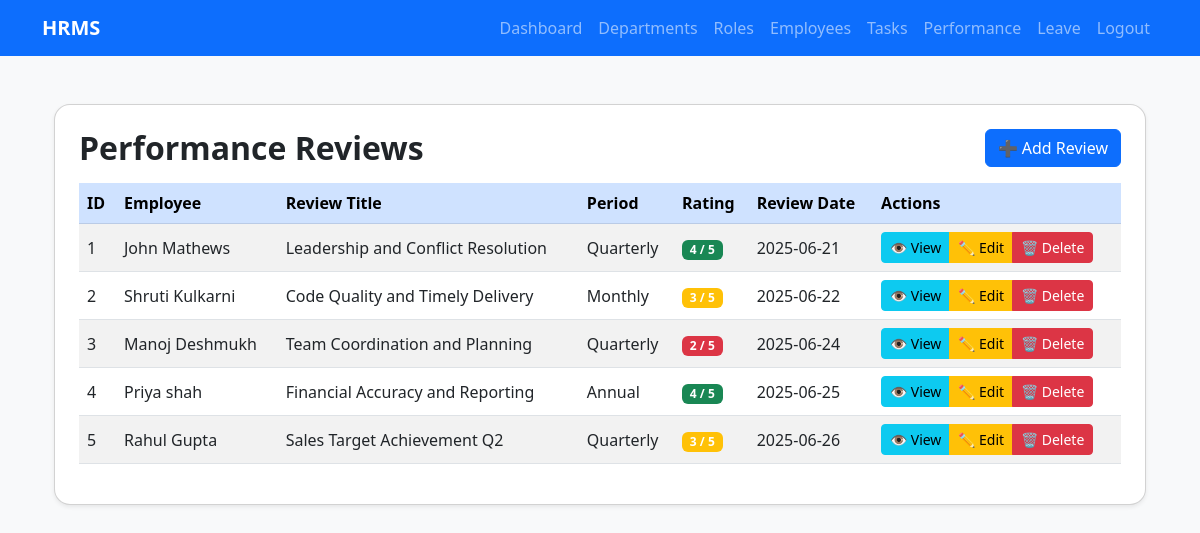
The page /departments/reviews/ (signed in) on the database its author committed.
### departments/models.py (models this page shows, shortened)
class PerformanceReview(models.Model):
    review_title = models.CharField(max_length=200)
    employee = models.ForeignKey(CustomUser, on_delete=models.CASCADE, related_name='reviews_received')
    reviewed_by = models.ForeignKey(CustomUser, on_delete=models.CASCADE, related_name='reviews_given')
    review_period = models.CharField(max_length=50, choices=REVIEW_PERIOD_CHOICES)
    rating = models.IntegerField()
    comments = models.TextField()
    review_date = models.DateField()

class CustomUser(AbstractUser):
    employee_id = models.AutoField(primary_key=True)
    mobile = models.CharField(max_length=100)
    dept = models.ForeignKey(Department, on_delete=models.SET_NULL, null=True, blank=True)
    role = models.ForeignKey(Role, on_delete=models.SET_NULL, null=True, blank=True)
    reporting_manager = models.ForeignKey(
        'self',
        on_delete=models.SET_NULL,
        null=True,
        blank=True,
        related_name='subordinates'
    )
    date_of_joining = models.DateField(null=True, blank=True)
    created_at = models.DateTimeField(auto_now_add=True)
    updated_at = models.DateTimeField(auto_now=True)
    REQUIRED_FIELDS = ['email', 'first_name', 'last_name']

### departments/views.py (the view)
# urls.py: path('reviews/', views.review_list, name='review_list'),
@login_required
def review_list(request):
    user = request.user
    if user.is_superuser:
        reviews = PerformanceReview.objects.all()
    else:
        reviews = PerformanceReview.objects.filter(employee__reporting_manager=user)
    return render(request, 'departments/performance_review_list.html', {
        'reviews': reviews
    })

### templates/departments/performance_review_list.html (shortened to what this page needs)
{% extends 'departments/base.html' %}
{% block content %}
<div class="container my-5">
    <div class="card shadow-sm rounded-4 p-4">
        <div class="d-flex justify-content-between align-items-center mb-3">
            <h2 class="fw-bold mb-0">Performance Reviews</h2>
            <a href="{% url 'review_create' %}" class="btn btn-primary">
                ➕ Add Review
            </a>
        </div>
        <div class="table-responsive">
            <table class="table table-hover align-middle table-striped">
                <thead class="table-primary">
                    <tr>
                        <th>ID</th>
                        <th>Employee</th>
                        <th>Review Title</th>
                        <th>Period</th>
                        <th>Rating</th>
                        <th>Review Date</th>
                        <th>Actions</th>
                    </tr>
                </thead>
                <tbody>
                    {% for review in reviews %}
                    <tr>
                        <td>{{ review.id }}</td>
                        <td>{{ review.employee.get_full_name }}</td>
                        <td>{{ review.review_title }}</td>
                        <td>{{ review.review_period }}</td>
                        <td>
                            <span class="badge
                                {% if review.rating >= 4 %}bg-success
                                {% elif review.rating == 3 %}bg-warning
                                {% else %}bg-danger
                                {% endif %}">
                                {{ review.rating }} / 5
                            </span>
                        </td>
                        <td>{{ review.review_date|date:"Y-m-d" }}</td>
                        <td>
                            <div class="btn-group btn-group-sm">
                                <a href="{% url 'review_detail' review.id %}" class="btn btn-info">👁 View</a>
                                <a href="{% url 'review_edit' review.id %}" class="btn btn-warning">✏ Edit</a>
                                <a href="{% url 'review_delete' review.id %}" class="btn btn-danger">🗑 Delete</a>
                            </div>
                        </td>
                    </tr>
                    {% empty %}
                    <tr>
                        <td colspan="6" class="text-center text-muted">No reviews found.</td>
                    </tr>
                    {% endfor %}
                </tbody>
            </table>
        </div>
    </div>
</div>
{% endblock %}

### templates/departments/base.html (style rules this page uses)
body { background-color: #f8f9fa; }

### rows shown on the page
PerformanceReview: id "1", employee.get_full_name "John Mathews", review_title "Leadership and Conflict Resolution", review_period "Quarterly", rating "4", review_date "2025-06-21"
PerformanceReview: id "2", employee.get_full_name "Shruti Kulkarni", review_title "Code Quality and Timely Delivery", review_period "Monthly", rating "3", review_date "2025-06-22"
PerformanceReview: id "3", employee.get_full_name "Manoj Deshmukh", review_title "Team Coordination and Planning", review_period "Quarterly", rating "2", review_date "2025-06-24"
PerformanceReview: id "4", employee.get_full_name "Priya shah", review_title "Financial Accuracy and Reporting", review_period "Annual", rating "4", review_date "2025-06-25"
PerformanceReview: id "5", employee.get_full_name "Rahul Gupta", review_title "Sales Target Achievement Q2", review_period "Quarterly", rating "3", review_date "2025-06-26"
